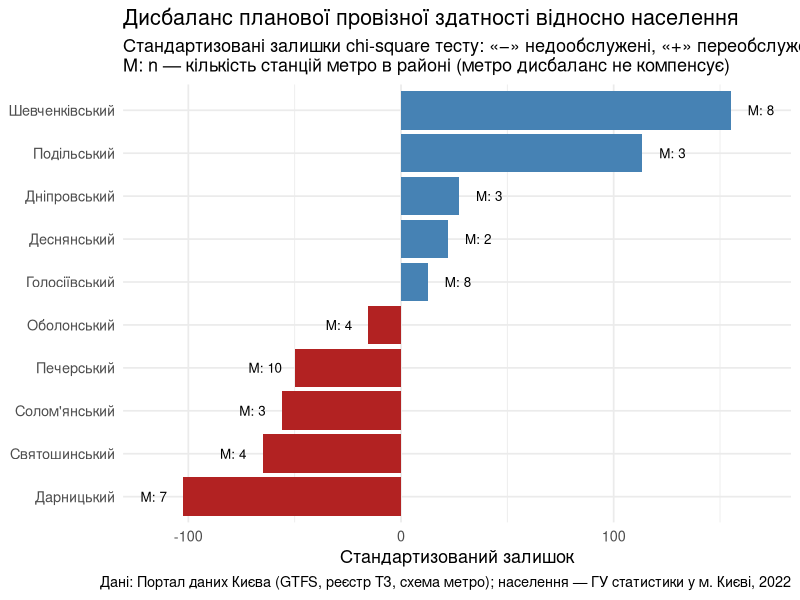

Write R code to recreate this figure.
## ---- chunk 1
#| label: setup
library(tidyverse)
library(here)

d <- read_csv(here("data", "processed", "analysis_table.csv"))
glimpse(d)
## ---- chunk 2
#| label: eda
# TODO:
# 1) summary(d)
# 2) гістограма sched_headway_min (загалом і по time_slot)
# 3) boxplot по типах транспорту
# 4) 5 речень висновків: чи скошений розподіл? викиди? розміри груп?
## ---- chunk 3
#| label: h1
# 1) Діагностика по групах: shapiro.test(), qqnorm() + qqline()
# 2) Нормально  -> t.test(sched_headway_min ~ peak)
#    Скошено    -> wilcox.test(sched_headway_min ~ peak)   # Mann–Whitney
# 3) Висновок словами + чому обрано саме цей тест
# TODO
## ---- chunk 4
#| label: h2
# kruskal.test(sched_headway_min ~ time_slot); те саме по transport_type
# якщо значущо -> pairwise.wilcox.test(..., p.adjust.method = "holm")
# TODO
## ---- chunk 5
#| label: h3
# на пікових слотах:
# freq_cat <- cut(sched_headway_min, c(0, 10, 20, Inf),
#                 labels = c("частий", "середній", "рідкісний"))
# table(transport_type, freq_cat) |> chisq.test()
# перевірити $expected >= 5; інакше об'єднати категорії
# TODO
## ---- chunk 6
#| label: h4
cap_d <- read_csv(here("data", "processed", "capacity_by_district.csv"))

# Населення районів: створити руками data/raw/population_districts.csv
# (колонки: district, population; назви районів ТОЧНО як у cap_d)
# з офіційної статистики (Держстат / сайт КМДА). ДЖЕРЕЛО процитувати у звіті!
pop <- read_csv(here("data", "raw", "population_districts.csv"))

d4 <- inner_join(cap_d, pop, by = "district")
stopifnot(nrow(d4) == 10)   # якщо менше — не збіглися назви районів

# H0: capacity розподілена пропорційно населенню (Лекція 8, GoF)
test4 <- chisq.test(x = d4$capacity, p = d4$population / sum(d4$population))
test4

# стандартизовані залишки: «+» переобслужені, «−» недообслужені райони
d4 <- d4 |> mutate(stdres = round(test4$stdres, 1)) |> arrange(stdres)
d4
## ---- chunk 7
#| label: h4-metro
metro <- read_csv(here("data", "processed", "metro_stations_by_district.csv"))
d4m <- d4 |> left_join(metro, by = "district") |>
  mutate(metro_per_100k = metro_stations / population * 1e5)

d4m |> select(district, stdres, metro_stations, metro_per_100k)

# якби місто компенсувало дефіцит наземного транспорту метром,
# кореляція була б відчутно ВІД'ЄМНОЮ
cor(d4m$stdres, d4m$metro_per_100k, method = "spearman")
## ---- chunk 8
#| label: h4-fig
#| fig-width: 9
#| fig-height: 5.5
d4m |>
  ggplot(aes(x = reorder(district, stdres), y = stdres, fill = stdres > 0)) +
  geom_col(show.legend = FALSE) +
  geom_text(aes(label = paste0("М: ", metro_stations),
                y = ifelse(stdres > 0, stdres + 14, stdres - 14)), size = 3.4) +
  scale_fill_manual(values = c("firebrick", "steelblue")) +
  coord_flip() +
  labs(title = "Дисбаланс планової провізної здатності відносно населення",
       subtitle = "Стандартизовані залишки chi-square тесту: «−» недообслужені, «+» переобслужені.\nМ: n — кількість станцій метро в районі (метро дисбаланс не компенсує)",
       x = NULL, y = "Стандартизований залишок",
       caption = "Дані: Портал даних Києва (GTFS, реєстр ТЗ, схема метро); населення — ГУ статистики у м. Києві, 2022") +
  theme_minimal(base_size = 13)
## ---- chunk 9
#| label: h5
# один тип транспорту, один слот:
# lambda <- 1 / mean(h)
# ks.test(h, "pexp", rate = lambda)
# графік: ECDF проти теоретичної CDF
# у Discussion: lambda оцінена з тих самих даних -> p-value наближене
# TODO
## ---- chunk 10
#| label: bootstrap
# 5000 ресемплів різниці mean(пік) - mean(непік) -> percentile CI
# порівняти висновок із H1
# TODO
## ---- chunk 11
#| label: final-viz
#| fig-width: 9
#| fig-height: 6
# 1) choropleth: capacity на 1000 мешканців по районах (geom_sf + scale_fill_viridis_c)
# 2) boxplot/violin: headway по слотах × тип транспорту (facet_wrap)
# Вимоги: theme_minimal(), українські підписи осей з одиницями,
#         заголовок-висновок, джерело даних у caption
# TODO
